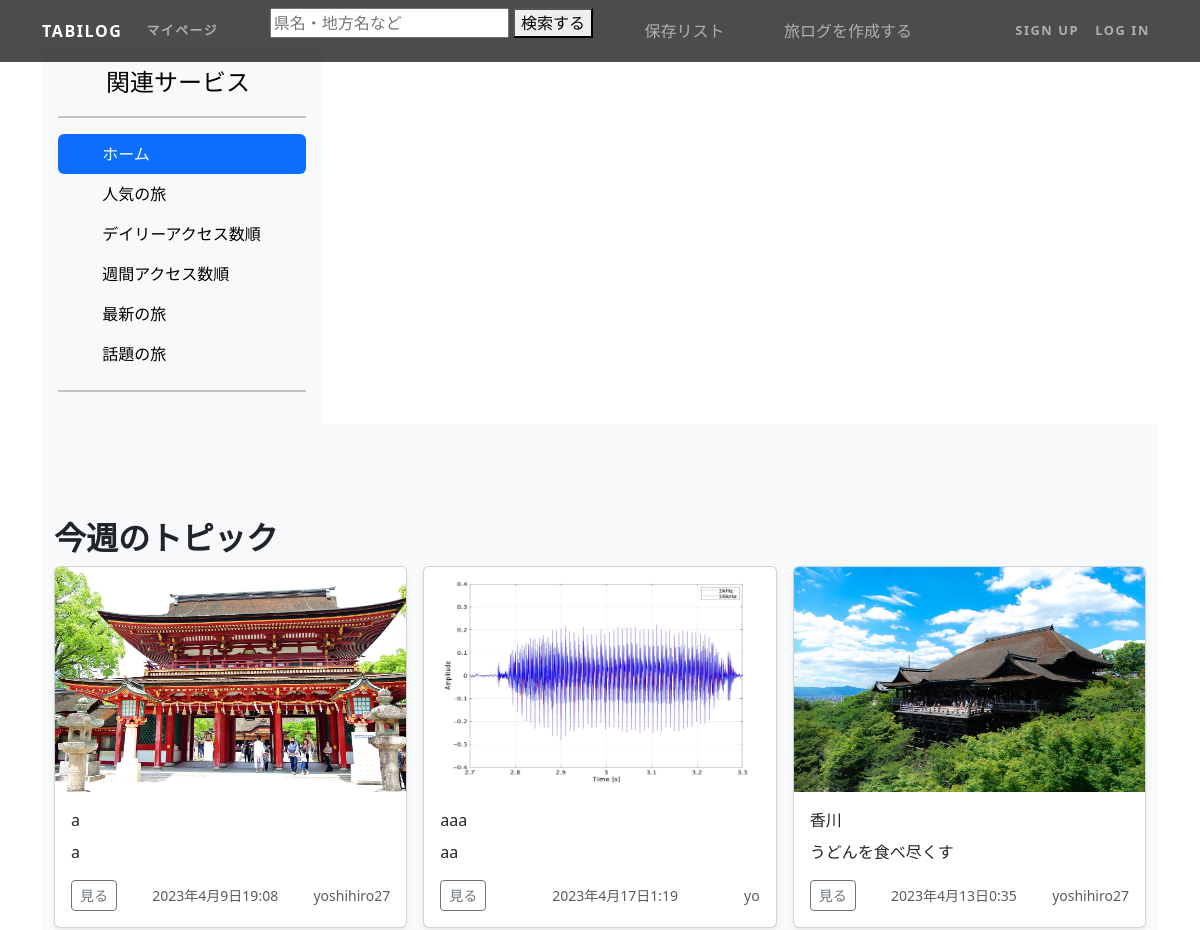
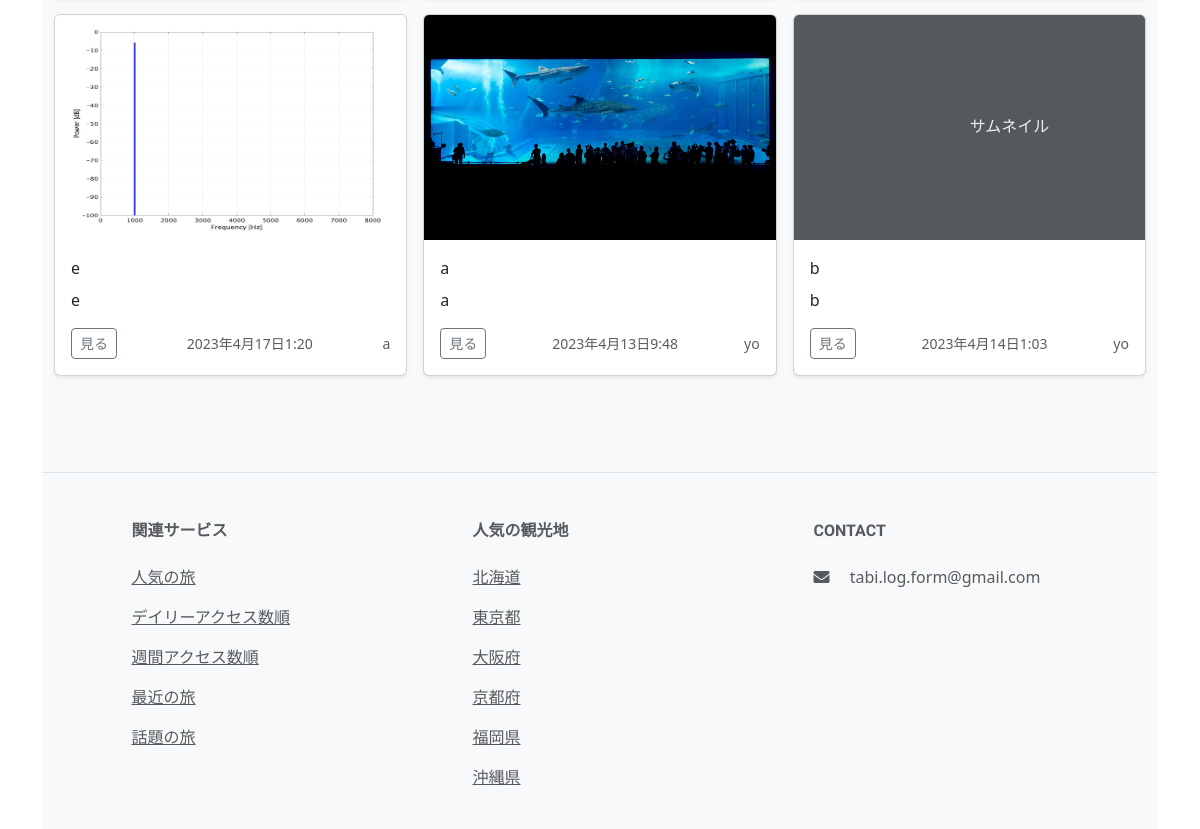
/, run on an earlier commit of the app's database (2 pictures, top to bottom).
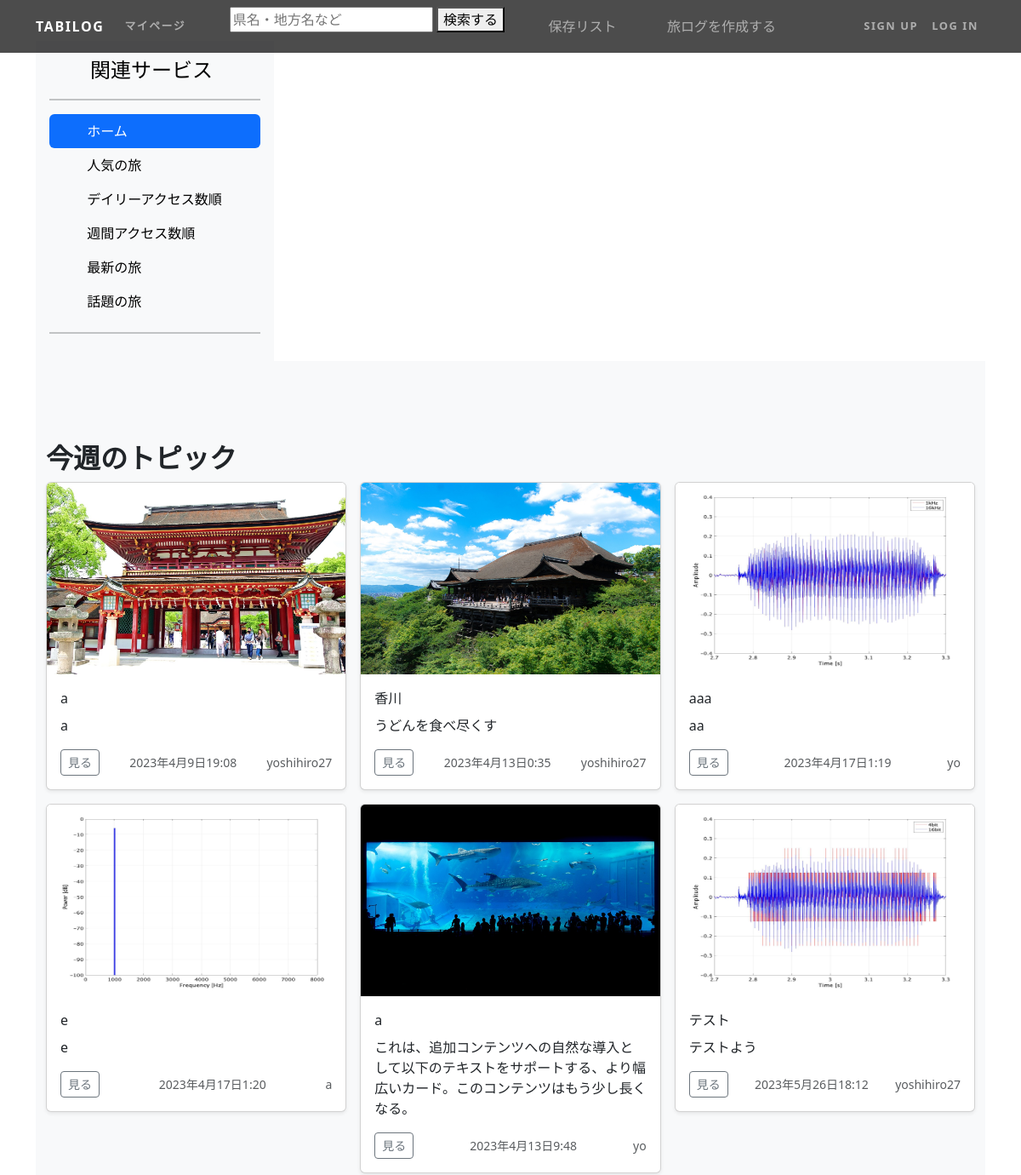
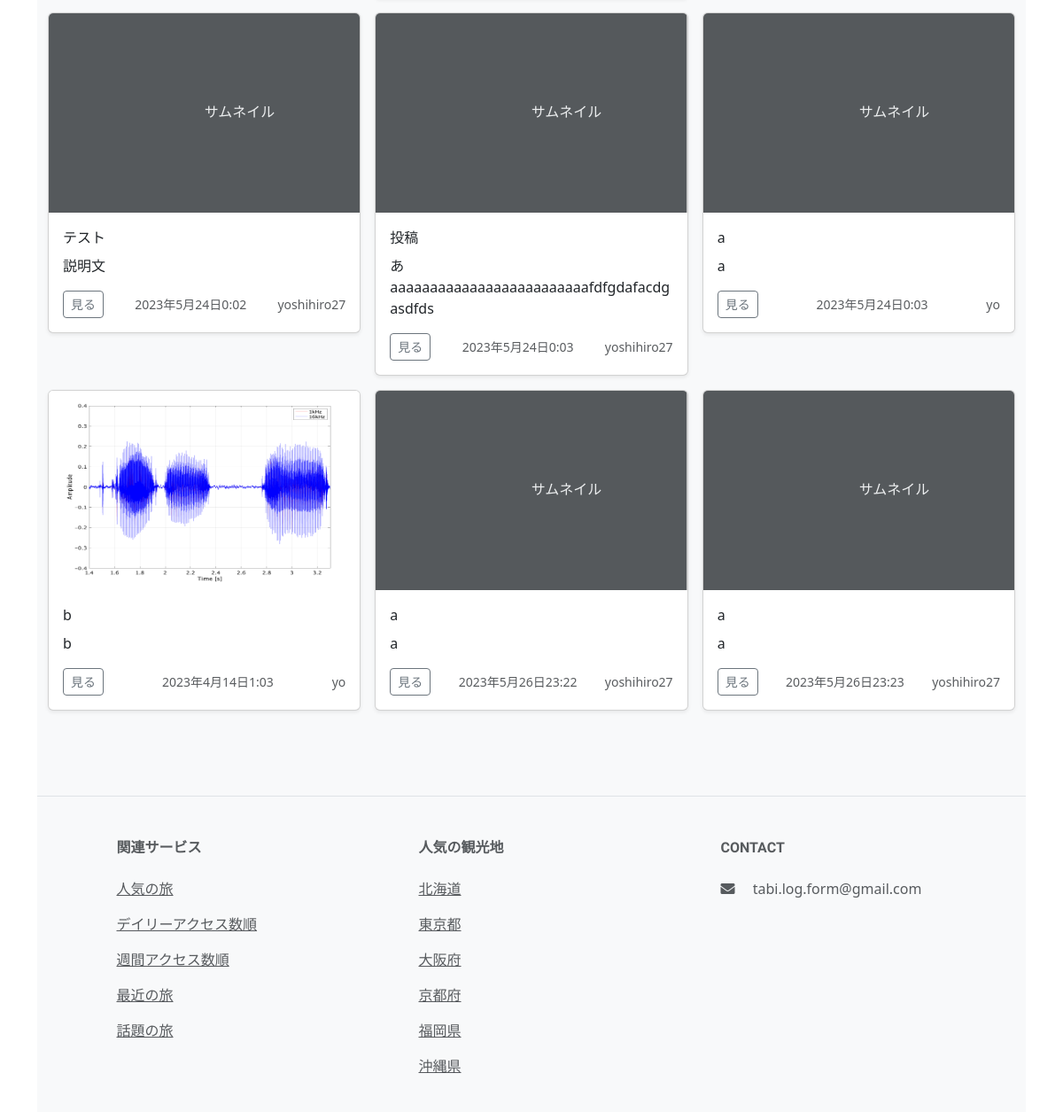
And on a later commit of the database (2 pictures, top to bottom).
### tabi/models.py (models this page shows, shortened)
class Tabi(models.Model):
    title = models.CharField('タイトル(32文字まで)',max_length=20)
    text = models.TextField('この旅の簡単な説明文、目標など',max_length=60) #説明文
    money = models.TextField('一人当たりの予算',max_length=20)
    date = models.CharField('日数 (例)二泊三日、日帰り...',max_length=8) #二泊三日とか
    thumbnail = models.ImageField('サムネイル写真',null=True, blank=True,validators=[validate_max_size])
    tags = TaggableManager(blank=True)
    created_at = models.DateTimeField('作成日',auto_now_add=True)
    daylooked = models.IntegerField(default=0)
    weeklylooked = models.IntegerField(default=0)
    looked = models.PositiveIntegerField(default=0)
    like = models.ManyToManyField(settings.AUTH_USER_MODEL, related_name='related_post', blank=True)
    writer = models.ForeignKey(settings.AUTH_USER_MODEL, on_delete=models.PROTECT,verbose_name='投稿者')

### accounts/models.py (models this page shows)
class CustomUser(AbstractUser):
    favorite = models.ManyToManyField(to='tabi.Tabi', verbose_name='お気に入りの場所', blank=True)
    description = models.TextField(verbose_name='プロフィール', null=True, blank=True)
    class Meta:
        verbose_name_plural = 'CustomUser'

### tabi/views.py (the view)
# urls.py: path('',views.TopListView.as_view(),name='top_list'),
class TopListView(generic.ListView):
    model = Tabi,TabiDate
    template_name = 'top_list.html'
    paginate_by = 36
    def get_queryset(self):
        tabi = Tabi.objects.order_by('looked').reverse().filter()
        return tabi

### tabi/templates/top_list.html (shortened to what this page needs)
{% extends 'base.html' %}
{% load static %}
{% block contents %}
<div class="container mt-5">
<div class="d-flex flex-column flex-shrink-0 p-3 bg-body-tertiary" style="width: 280px;">
   <a href="/" class="d-flex align-items-center mb-3 mb-md-0 me-md-auto link-body-emphasis text-decoration-none">
     <svg class="bi me-2" width="40" height="32"><use xlink:href="#bootstrap"/></svg>
     <span class="fs-4">関連サービス</span>
   </a>
   <hr>
   <ul class="nav nav-pills flex-column mb-auto">
     <li class="nav-item">
       <a href="#" class="nav-link active" aria-current="page">
         <svg class="bi me-2" width="16" height="16"><use xlink:href="#home"/></svg>
         ホーム
       </a>
     </li>
     <li>
       <a href="{% url 'tabi:pop_list' %}" class="nav-link link-body-emphasis">
         <svg class="bi me-2" width="16" height="16"><use xlink:href="#speedometer2"/></svg>
         人気の旅
       </a>
     </li>
     <li>
       <a href="{% url 'tabi:day_list' %}" class="nav-link link-body-emphasis">
         <svg class="bi me-2" width="16" height="16"><use xlink:href="#table"/></svg>
         デイリーアクセス数順
       </a>
     </li>
     <li>
       <a href="{% url 'tabi:week_list' %}" class="nav-link link-body-emphasis">
         <svg class="bi me-2" width="16" height="16"><use xlink:href="#grid"/></svg>
         週間アクセス数順
       </a>
     </li>
     <li>
       <a href="{% url 'tabi:new_list' %}" class="nav-link link-body-emphasis">
         <svg class="bi me-2" width="16" height="16"><use xlink:href="#people-circle"/></svg>
         最新の旅
       </a>
     </li>
     <li>
      <a href="{% url 'tabi:fam_list' %}" class="nav-link link-body-emphasis">
        <svg class="bi me-2" width="16" height="16"><use xlink:href="#people-circle"/></svg>
        話題の旅
      </a>
    </li>
   </ul>
   <hr>
 </div>
 <body>
   <main>
      <div class="album py-5 bg-body-tertiary">
         <div class="container mt-5">
            <h2>今週のトピック</h2>
           <div class="row row-cols-1 row-cols-sm-2 row-cols-md-3 g-3">
            {% for tabi in object_list %}
             <div class="col">
               <div class="card shadow-sm">
                 {% if tabi.thumbnail %}
                 <img class="bd-placeholder-img card-img-top" width="100%" height="225" src="{{ tabi.thumbnail.url }}"><rect fill="#55595c" width="100%" height="100%" />
                 {% else %}
                 <svg class="bd-placeholder-img card-img-top" width="100%" height="225" xmlns="http://www.w3.org/2000/svg" preserveAspectRatio="xMidYMid slice"><title>カード画像のキャプション</title><rect fill="#55595c" width="100%" height="100%" /><text fill="#eceeef" dy=".3em" x="50%" y="50%">サムネイル</text></svg>
                 {% endif %}
                 <div class="card-body">
                  <p class="card-title">{{tabi.title}}</p>
                   <p class="card-text">{{tabi.text}}</p>
                   <div class="d-flex justify-content-between align-items-center">
                     <div class="btn-group">
                        <a href="{% url 'tabi:tabi_detail' tabi.pk %}">
                       <button type="button" class="btn btn-sm btn-outline-secondary">見る</button>
                        </a>
                     </div>
                     <small class="text-body-secondary">{{tabi.created_at}}</small>
                     <small class="text-body-secondary">{{tabi.writer}}</small>
                   </div>
                 </div>
               </div>
             </div>
             {% endfor %}
           </div>
         </div>
   </main>
   <footer class="text-center text-lg-start bg-light text-muted">
      <section class="d-flex justify-content-center justify-content-lg-between p-4 border-bottom">
      </section>
      <section class="">
        <div class="container text-center text-md-start mt-5">
          <div class="row mt-3">
            <div class="col-md-2 col-lg-2 col-xl-2 mx-auto mb-4">
              <h6 class="text-uppercase fw-bold mb-4">
                関連サービス
              </h6>
              <p>
                <a href="{% url 'tabi:pop_list' %}" class="text-reset">人気の旅</a>
              </p>
              <p>
               <a href="{% url 'tabi:day_list' %}" class="text-reset">デイリーアクセス数順</a>
             </p>
             <p>
               <a href="{% url 'tabi:week_list' %}" class="text-reset">週間アクセス数順</a>
             </p>
             <p>
               <a href="{% url 'tabi:new_list' %}" class="text-reset">最近の旅</a>
             </p>
             <p>
               <a href="{% url 'tabi:fam_list' %}" class="text-reset">話題の旅</a>
             </p>
            </div>
            <div class="col-md-3 col-lg-2 col-xl-2 mx-auto mb-4">
              <h6 class="text-uppercase fw-bold mb-4">
                人気の観光地
              </h6>
              <p>
                <a href="{% url 'tabi:hokkaido_list' %}" class="text-reset">北海道</a>
              </p>
              <p>
                <a href="{% url 'tabi:tokyo_list' %}" class="text-reset">東京都</a>
              </p>
              <p>
                <a href="{% url 'tabi:osaka_list' %}" class="text-reset">大阪府</a>
              </p>
              <p>
                <a href="{% url 'tabi:kyoto_list' %}" class="text-reset">京都府</a>
              </p>
              <p>
               <a href="{% url 'tabi:fukuoka_list' %}" class="text-reset">福岡県</a>
             </p>
             <p>
               <a href="{% url 'tabi:okinawa_list' %}" class="text-reset">沖縄県</a>
             </p>
            </div>
            <div class="col-md-4 col-lg-3 col-xl-3 mx-auto mb-md-0 mb-4">
              <h6 class="text-uppercase fw-bold mb-4">Contact</h6>
              <p>
                <i class="fas fa-envelope me-3"></i>
                tabi.log.form@gmail.com
              </p>
            </div>
          </div>
        </div>
      </section>
{% endblock %}

### tabi/templates/base.html (shortened to what this page needs)
{% load static %}
<html lang="ja">
  <head>
    <link href="{% static 'vendor/bootstrap/css/bootstrap.min.css' %}" rel="stylesheet">
    <link href="{% static 'css/one-page-wonder.min.css' %}" rel="stylesheet">
    <link href="https://cdn.jsdelivr.net/npm/bootstrap@5.0.2/dist/css/bootstrap.min.css" rel="stylesheet">
    <link href="https://cdn.jsdelivr.net/npm/bootstrap@5.0.0-beta3/dist/css/bootstrap.min.css" rel="stylesheet">
    <link rel="stylesheet" href="https://use.fontawesome.com/releases/v5.15.1/css/all.css">
    <link rel="stylesheet" href="https://cdn.jsdelivr.net/npm/bootstrap@5.3.0-alpha3/dist/css/bootstrap.min.css" rel="stylesheet">
	  <link rel="stylesheet" href="https://bootstrap-guide.com/css/highlight.css">
	  <link rel="stylesheet" href="https://bootstrap-guide.com/css/samples.css">
	  <link rel="stylesheet" href="https://cdn.jsdelivr.net/npm/bootstrap-icons@1/font/bootstrap-icons.min.css">
  </head>
  <body>
	<div id="wrapper">
        <nav class="navbar navbar-expand-lg navbar-dark navbar-custom fixed-top">
          <div class="container">
            <a class="navbar-brand" href="{% url 'tabi:top_list' %}">tabilog</a>
            <div class="collapse navbar-collapse" id="navbarResponsive">
              <ul class="navbar-nav mr-auto">
                <li class="nav-item {% block active_inquiry %}{% endblock %}">
                  <a class="nav-link" href="{% url 'tabi:mypage_list' %}">マイページ</a>
                </li>
              </ul>
              <ul class="navbar-nav mr-auto">
                <li>
                  <form action="{% url 'tabi:search' %}" method="get">
                    <input type="search" value="{{ request.GET.query }}" name="query" type="text" placeholder="県名・地方名など">
                    <button>検索する</button>
                  </form>
                </li>
              </ul>
              <ul class="navbar-nav mr-auto">
                <li>
                  <a class="nav-link" href="{% url 'tabi:mysave_list' %}">保存リスト</a>
                </li>
              </ul>
              <ul class="navbar-nav mr-auto">
                <li>
                  <a class="nav-link" href="{% url 'tabi:tabi_create' %}">旅ログを作成する</a>
                </li>
              </ul>
              <ul class="navbar-nav ml-auto">
                {% if user.is_authenticated %}
                  <li class="nav-item">
                      <a class="nav-link" href="{% url 'account_logout' %}">Log Out</a>
                  </li>
                {% else %}
                  <li class="nav-item {% block active_signup %}{% endblock %}">
                      <a class="nav-link" href="{% url 'account_signup' %}">Sign Up</a>
                  </li>
                  <li class="nav-item {% block active_login %}{% endblock %}">
                      <a class="nav-link" href="{% url 'account_login' %}">Log In</a>
                  </li>
                {% endif %}
              </ul>
            </div>
          </div>
        </nav>
        {% block contents%}{% endblock %}
  	</div>
  </body>
</html>

What changed in the data, as far as the page shows it:
changed Tabi "香川": moves up the list
changed Tabi: text "a" → "これは、追加コンテンツへの自然な導入として以下のテキストをサポートする、より幅広いカード。このコンテンツはもう少し長くなる。"
added Tabi: thumbnail (picture), title "テスト", text "テストよう", created_at "2023年5月26日18:12", writer "yoshihiro27"
added Tabi: thumbnail "サムネイル", title "テスト", text "説明文", created_at "2023年5月24日0:02", writer "yoshihiro27"
added Tabi: thumbnail "サムネイル", title "投稿", text "あaaaaaaaaaaaaaaaaaaaaaaaaafdfgdafacdgasdfds", created_at "2023年5月24日0:03", writer "yoshihiro27"
added Tabi: thumbnail "サムネイル", title "a", text "a", created_at "2023年5月24日0:03", writer "yo"
changed Tabi (number 10 of 12 on the later page): thumbnail: picture added; no longer shows "サムネイル"
added Tabi: thumbnail "サムネイル", title "a", text "a", created_at "2023年5月26日23:22", writer "yoshihiro27"
added Tabi: thumbnail "サムネイル", title "a", text "a", created_at "2023年5月26日23:23", writer "yoshihiro27"
